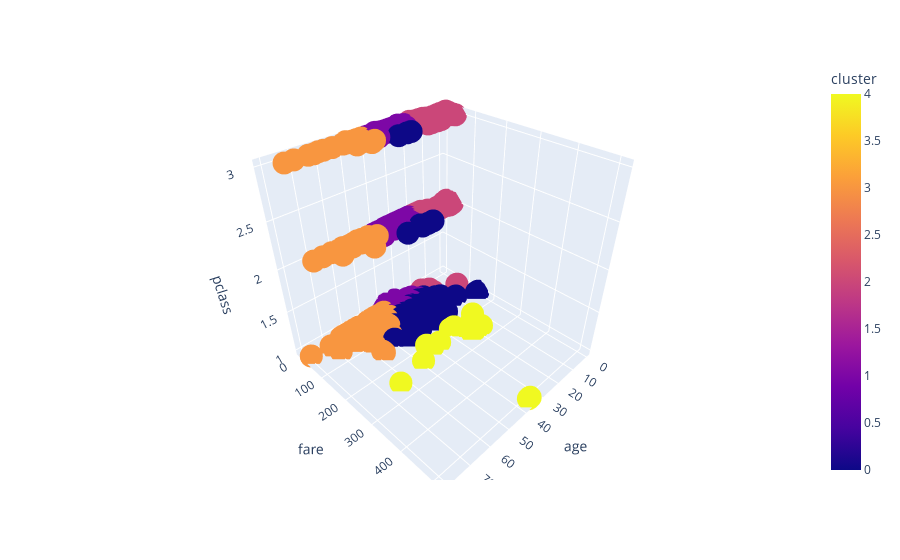

The notebook cell saved with this chart:
### Code cell
import plotly.express as px
fig = px.scatter_3d(df, x = "age", y = "fare",z= "pclass",color="cluster")
fig.show()

### Figure 1 — Plotly figure (JSON) as saved in the notebook; plotly's stock layout.template omitted (floating-point values rounded to 4 significant figures; data arrays with more than 128 entries replaced by an {"elided": "..."} marker saying what was removed)
{"data": [{"hovertemplate": "age=%{x}<br>fare=%{y}<br>pclass=%{z}<br>cluster=%{marker.color}<extra></extra>", "legendgroup": "", "marker": {"color": {"elided": "891 int values"}, "coloraxis": "coloraxis", "symbol": "circle"}, "mode": "markers", "name": "", "scene": "scene", "showlegend": false, "type": "scatter3d", "x": {"elided": "891 float values"}, "y": {"elided": "891 float values"}, "z": {"elided": "891 int values"}}], "layout": {"coloraxis": {"colorbar": {"title": {"text": "cluster"}}, "colorscale": [[0, "#0d0887"], [0.1111, "#46039f"], [0.2222, "#7201a8"], [0.3333, "#9c179e"], [0.4444, "#bd3786"], [0.5556, "#d8576b"], [0.6667, "#ed7953"], [0.7778, "#fb9f3a"], [0.8889, "#fdca26"], [1, "#f0f921"]]}, "legend": {"tracegroupgap": 0}, "margin": {"t": 60}, "scene": {"domain": {"x": [0, 1], "y": [0, 1]}, "xaxis": {"title": {"text": "age"}}, "yaxis": {"title": {"text": "fare"}}, "zaxis": {"title": {"text": "pclass"}}}}}
